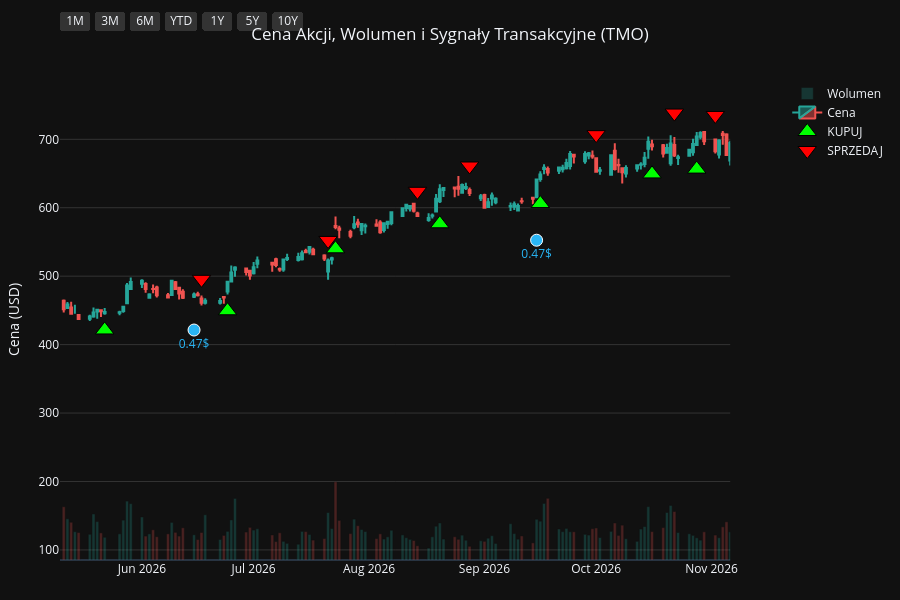
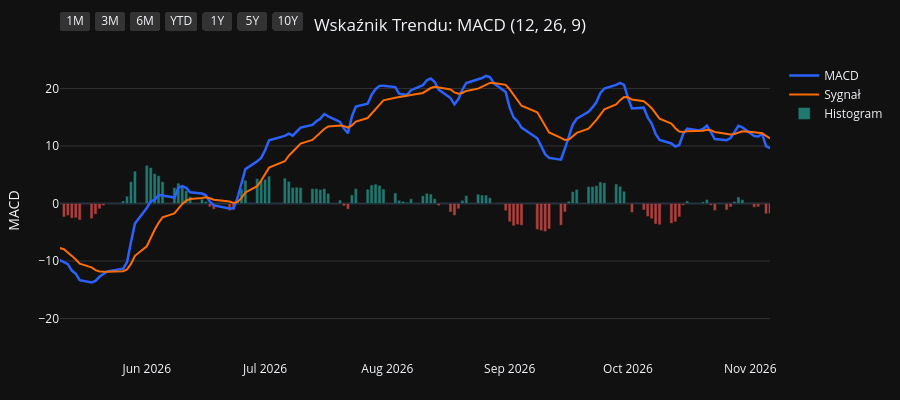
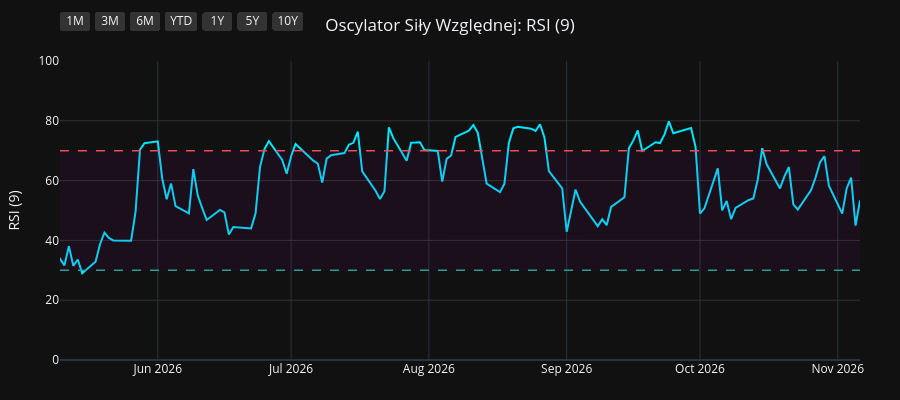
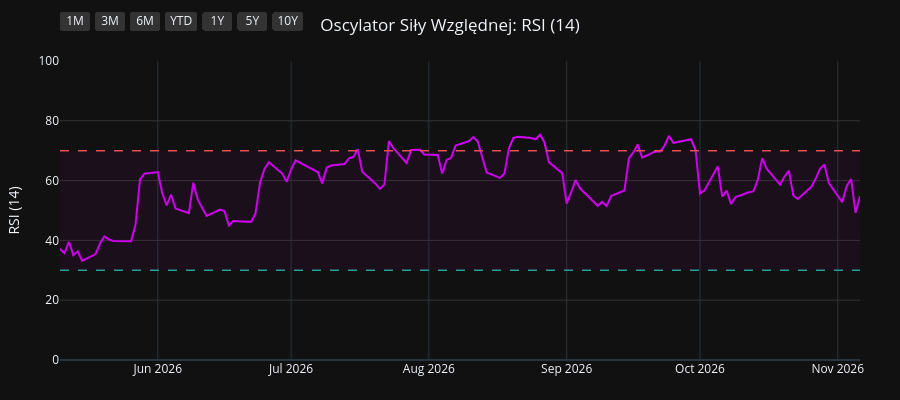

Notebook code cell kept with these figures, in order:
### Code cell
import os
import yfinance as yf
import pandas as pd
import pandas_ta as ta
import plotly.graph_objects as go
from plotly.subplots import make_subplots

# 1. Pobranie i przygotowanie danych
symbol = os.environ.get("STOCK_TICKER", "").strip().upper()
if not symbol:
    raise RuntimeError("Set STOCK_TICKER before running price_extractor.ipynb")
df = yf.Ticker(symbol).history(period="10y")
df.index = df.index.tz_localize(None)

# Wskaźniki i sygnały
df.ta.macd(fast=12, slow=26, signal=9, append=True)
df.ta.rsi(length=9, append=True)
df.ta.rsi(length=14, append=True)
df.ta.rsi(length=21, append=True)
df.dropna(inplace=True)

macd = df['MACD_12_26_9']
signal = df['MACDs_12_26_9']
wczorajszy_macd = macd.shift(1)
wczorajszy_signal = signal.shift(1)

df['Decyzja'] = 'BRAK'
df.loc[(macd > signal) & (wczorajszy_macd <= wczorajszy_signal), 'Decyzja'] = 'KUPUJ'
df.loc[(macd < signal) & (wczorajszy_macd >= wczorajszy_signal), 'Decyzja'] = 'SPRZEDAJ'

df_kupuj = df[df['Decyzja'] == 'KUPUJ']
df_sprzedaj = df[df['Decyzja'] == 'SPRZEDAJ']
df_dywidendy = df[df['Dividends'] > 0]
df_splity = df[df['Stock Splits'] > 0]

# Wspólna konfiguracja osi X
konfiguracja_osi_x = dict(
    type="date",
    showspikes=True, spikemode="across", spikesnap="cursor", spikedash="dot", spikecolor="#ffffff", spikethickness=1, hoverformat="%Y-%m-%d",
    rangeselector=dict(
        buttons=list([
            dict(count=1, label="1M", step="month", stepmode="backward"),
            dict(count=3, label="3M", step="month", stepmode="backward"),
            dict(count=6, label="6M", step="month", stepmode="backward"),
            dict(count=1, label="YTD", step="year", stepmode="todate"),
            dict(count=1, label="1Y", step="year", stepmode="backward"),
            dict(count=5, label="5Y", step="year", stepmode="backward"),
            dict(step="all", label="10Y")
        ]),
        bgcolor="#333333", activecolor="#2962ff", x=0, y=1.1
    )
)

# ==========================================
# WYKRES 1: CENA + WOLUMEN + SYGNAŁY
# ==========================================
fig1 = make_subplots(specs=[[{"secondary_y": True}]])

kolory_wolumenu = ['#26a69a' if row['Close'] >= row['Open'] else '#ef5350' for index, row in df.iterrows()]
fig1.add_trace(go.Bar(x=df.index, y=df['Volume'], marker_color=kolory_wolumenu, opacity=0.25, name='Wolumen'), secondary_y=True)
fig1.add_trace(go.Candlestick(x=df.index, open=df['Open'], high=df['High'], low=df['Low'], close=df['Close'], name='Cena', increasing_line_color='#26a69a', decreasing_line_color='#ef5350'), secondary_y=False)
fig1.add_trace(go.Scatter(x=df_kupuj.index, y=df_kupuj['Low'] * 0.95, customdata=df_kupuj[['Low', 'High']], mode='markers', marker=dict(symbol='triangle-up', size=16, color='#00ff00', line=dict(width=1, color='black')), name='KUPUJ', hovertemplate='KUPUJ<br>Najniższa: %{customdata[0]:.2f}<br>Najwyższa: %{customdata[1]:.2f}<extra></extra>'), secondary_y=False)
fig1.add_trace(go.Scatter(x=df_sprzedaj.index, y=df_sprzedaj['High'] * 1.05, customdata=df_sprzedaj[['Low', 'High']], mode='markers', marker=dict(symbol='triangle-down', size=16, color='#ff0000', line=dict(width=1, color='black')), name='SPRZEDAJ', hovertemplate='SPRZEDAJ<br>Najniższa: %{customdata[0]:.2f}<br>Najwyższa: %{customdata[1]:.2f}<extra></extra>'), secondary_y=False)

if not df_dywidendy.empty:
    fig1.add_trace(go.Scatter(x=df_dywidendy.index, y=df_dywidendy['Low'] * 0.90, mode='markers+text', marker=dict(symbol='circle', size=12, color='#29b6f6', line=dict(width=1, color='white')), text=df_dywidendy['Dividends'].apply(lambda x: f"{x}$"), textposition="bottom center", name='Dywidenda', showlegend=False, hovertemplate='Dywidenda: %{text}<extra></extra>', textfont=dict(color="#29b6f6")), secondary_y=False)
if not df_splity.empty:
                    fig1.add_trace(go.Scatter(x=df_splity.index, y=df_splity['High'], mode='markers+text', marker=dict(symbol='star', size=16, color='#ffee58', line=dict(width=1, color='black')), text=df_splity['Stock Splits'].apply(lambda x: f"{x:g}:1" if x >= 1 else f"1:{1 / x:g}"), textposition="top center", name='Split', hovertemplate='%{text}<extra></extra>', textfont=dict(color="#ffee58")), secondary_y=False)

fig1.update_layout(title=dict(text=f"Cena Akcji, Wolumen i Sygnały Transakcyjne ({symbol})", x=0.5, xanchor='center'), dragmode='pan', xaxis_rangeslider_visible=False, template='plotly_dark', height=600, hovermode='x unified', margin=dict(l=60, r=40, t=60, b=40))
fig1.update_xaxes(**konfiguracja_osi_x)
fig1.update_xaxes(range=[df.index.max() - pd.Timedelta(days=180), df.index.max()])
fig1.update_yaxes(title_text="Cena (USD)", secondary_y=False, gridcolor='#333333')
fig1.update_yaxes(range=[0, df['Volume'].max() * 4], showgrid=False, showticklabels=False, secondary_y=True)
fig1.show(config={'scrollZoom': True})

# ==========================================
# WYKRES 2: WSKAŹNIK MACD
# ==========================================
fig2 = go.Figure()
fig2.add_trace(go.Scatter(x=df.index, y=df['MACD_12_26_9'], line=dict(color='#2962ff', width=2.5), name='MACD'))
fig2.add_trace(go.Scatter(x=df.index, y=df['MACDs_12_26_9'], line=dict(color='#ff6d00', width=2), name='Sygnał'))
kolory_macd = ['#26a69a' if val >= 0 else '#ef5350' for val in df['MACDh_12_26_9']]
fig2.add_trace(go.Bar(x=df.index, y=df['MACDh_12_26_9'], marker_color=kolory_macd, name='Histogram', opacity=0.7))
fig2.update_layout(title=dict(text="Wskaźnik Trendu: MACD (12, 26, 9)", x=0.5, xanchor='center'), dragmode='pan', xaxis_rangeslider_visible=False, template='plotly_dark', height=400, hovermode='x unified', margin=dict(l=60, r=40, t=60, b=40))
fig2.update_xaxes(**konfiguracja_osi_x)
fig2.update_xaxes(range=[df.index.max() - pd.Timedelta(days=180), df.index.max()])
fig2.update_yaxes(title_text="MACD", gridcolor='#333333')
fig2.show(config={'scrollZoom': True})

# ==========================================
# WYKRES 3: OSCYLATOR RSI (9)
# ==========================================
fig3 = go.Figure()
fig3.add_trace(go.Scatter(x=df.index, y=df['RSI_9'], line=dict(color='#00e5ff', width=2), name='RSI (9)'))
fig3.add_hline(y=70, line_dash="dash", line_color="#ef5350", line_width=1.5)
fig3.add_hline(y=30, line_dash="dash", line_color="#26a69a", line_width=1.5)
fig3.add_hrect(y0=30, y1=70, line_width=0, fillcolor="purple", opacity=0.1)
fig3.update_layout(title=dict(text="Oscylator Siły Względnej: RSI (9)", x=0.5, xanchor='center'), dragmode='pan', xaxis_rangeslider_visible=False, template='plotly_dark', height=400, hovermode='x unified', margin=dict(l=60, r=40, t=60, b=40))
fig3.update_xaxes(**konfiguracja_osi_x)
fig3.update_xaxes(range=[df.index.max() - pd.Timedelta(days=180), df.index.max()])
fig3.update_yaxes(title_text="RSI (9)", range=[0, 100], gridcolor='#333333')
fig3.show(config={'scrollZoom': True})

# ==========================================
# WYKRES 4: OSCYLATOR RSI (14)
# ==========================================
fig4 = go.Figure()
fig4.add_trace(go.Scatter(x=df.index, y=df['RSI_14'], line=dict(color='#d500f9', width=2), name='RSI (14)'))
fig4.add_hline(y=70, line_dash="dash", line_color="#ef5350", line_width=1.5)
fig4.add_hline(y=30, line_dash="dash", line_color="#26a69a", line_width=1.5)
fig4.add_hrect(y0=30, y1=70, line_width=0, fillcolor="purple", opacity=0.1)
fig4.update_layout(title=dict(text="Oscylator Siły Względnej: RSI (14)", x=0.5, xanchor='center'), dragmode='pan', xaxis_rangeslider_visible=False, template='plotly_dark', height=400, hovermode='x unified', margin=dict(l=60, r=40, t=60, b=40))
fig4.update_xaxes(**konfiguracja_osi_x)
fig4.update_xaxes(range=[df.index.max() - pd.Timedelta(days=180), df.index.max()])
fig4.update_yaxes(title_text="RSI (14)", range=[0, 100], gridcolor='#333333')
fig4.show(config={'scrollZoom': True})

# ==========================================
# WYKRES 5: OSCYLATOR RSI (21)
# ==========================================
fig5 = go.Figure()
fig5.add_trace(go.Scatter(x=df.index, y=df['RSI_21'], line=dict(color='#64dd17', width=2), name='RSI (21)'))
fig5.add_hline(y=70, line_dash="dash", line_color="#ef5350", line_width=1.5)
fig5.add_hline(y=30, line_dash="dash", line_color="#26a69a", line_width=1.5)
fig5.add_hrect(y0=30, y1=70, line_width=0, fillcolor="purple", opacity=0.1)
fig5.update_layout(title=dict(text="Oscylator Siły Względnej: RSI (21)", x=0.5, xanchor='center'), dragmode='pan', xaxis_rangeslider_visible=False, template='plotly_dark', height=400, hovermode='x unified', margin=dict(l=60, r=40, t=60, b=40))
fig5.update_xaxes(**konfiguracja_osi_x)
fig5.update_xaxes(range=[df.index.max() - pd.Timedelta(days=180), df.index.max()])
fig5.update_yaxes(title_text="RSI (21)", range=[0, 100], gridcolor='#333333')
fig5.show(config={'scrollZoom': True})

### Figure 1 — Plotly figure (JSON) as saved in the notebook; plotly's stock layout.template omitted (floating-point values rounded to 4 significant figures; data arrays with more than 128 entries replaced by an {"elided": "..."} marker saying what was removed)
{"data": [{"marker": {"color": {"elided": "2478 str values"}}, "name": "Wolumen", "opacity": 0.25, "type": "bar", "x": {"elided": "2478 str values"}, "xaxis": "x", "y": {"elided": "2478 int values"}, "yaxis": "y2"}, {"close": {"elided": "2478 float values"}, "decreasing": {"line": {"color": "#ef5350"}}, "high": {"elided": "2478 float values"}, "increasing": {"line": {"color": "#26a69a"}}, "low": {"elided": "2478 float values"}, "name": "Cena", "open": {"elided": "2478 float values"}, "type": "candlestick", "x": {"elided": "2478 str values"}, "xaxis": "x", "yaxis": "y"}, {"customdata": {"elided": "98x2 float values"}, "hovertemplate": "KUPUJ<br>Najniższa: %{customdata[0]:.2f}<br>Najwyższa: %{customdata[1]:.2f}<extra></extra>", "marker": {"color": "#00ff00", "line": {"color": "black", "width": 1}, "size": 16, "symbol": "triangle-up"}, "mode": "markers", "name": "KUPUJ", "type": "scatter", "x": ["2017-01-31T00:00:00", "2017-04-19T00:00:00", "2017-07-10T00:00:00", "2017-08-22T00:00:00", "2017-10-06T00:00:00", "2017-10-25T00:00:00", "2017-11-22T00:00:00", "2017-12-13T00:00:00", "2018-02-26T00:00:00", "2018-03-08T00:00:00", "2018-03-20T00:00:00", "2018-04-10T00:00:00", "2018-05-11T00:00:00", "2018-05-18T00:00:00", "2018-06-06T00:00:00", "2018-07-09T00:00:00", "2018-08-29T00:00:00", "2018-09-14T00:00:00", "2018-09-21T00:00:00", "2018-09-27T00:00:00", "2018-10-01T00:00:00", "2018-10-30T00:00:00", "2018-11-27T00:00:00", "2019-01-07T00:00:00", "2019-03-15T00:00:00", "2019-05-01T00:00:00", "2019-05-24T00:00:00", "2019-06-05T00:00:00", "2019-08-19T00:00:00", "2019-10-23T00:00:00", "2019-11-14T00:00:00", "2019-12-20T00:00:00", "2020-01-15T00:00:00", "2020-02-11T00:00:00", "2020-03-30T00:00:00", "2020-06-02T00:00:00", "2020-06-23T00:00:00", "2020-06-30T00:00:00", "2020-08-03T00:00:00", "2020-09-02T00:00:00", "2020-09-15T00:00:00", "2020-09-30T00:00:00", "2020-11-04T00:00:00", "2020-12-03T00:00:00", "2021-01-04T00:00:00", "2021-03-12T00:00:00", "2021-05-25T00:00:00", "2021-06-10T00:00:00", "2021-07-30T00:00:00", "2021-08-17T00:00:00", "2021-09-02T00:00:00", "2021-09-17T00:00:00", "2021-10-20T00:00:00", "2021-12-15T00:00:00", "2022-02-01T00:00:00", "2022-03-01T00:00:00", "2022-05-17T00:00:00", "2022-06-24T00:00:00", "2022-07-21T00:00:00", "2022-09-12T00:00:00", "2022-10-04T00:00:00", "2022-10-17T00:00:00", "2022-10-25T00:00:00", "2022-11-10T00:00:00", "2023-01-04T00:00:00", "2023-01-10T00:00:00", "2023-03-08T00:00:00", "2023-03-14T00:00:00", "2023-05-26T00:00:00", "2023-06-01T00:00:00", "2023-07-05T00:00:00", "2023-07-11T00:00:00", "2023-08-29T00:00:00", "2023-10-04T00:00:00", "2023-11-03T00:00:00", "2024-01-30T00:00:00", "2024-02-23T00:00:00", "2024-04-24T00:00:00", "2024-07-12T00:00:00", "2024-11-08T00:00:00", "2024-11-27T00:00:00", "2025-03-10T00:00:00", "2025-03-17T00:00:00", "2025-04-23T00:00:00", "2025-07-23T00:00:00", "2025-08-14T00:00:00", "2025-10-01T00:00:00", "2025-11-12T00:00:00", "2025-12-26T00:00:00", "2026-02-26T00:00:00", "2026-03-23T00:00:00", "2026-05-22T00:00:00", "2026-06-24T00:00:00", "2026-07-23T00:00:00", "2026-08-20T00:00:00", "2026-09-16T00:00:00", "2026-10-16T00:00:00", "2026-10-28T00:00:00"], "xaxis": "x", "y": [135.0, 141.5, 163.7, 161.3, 177.9, 182.6, 178.1, 175.7, 195.9, 194.8, 196.7, 196.7, 198.1, 196.1, 199.0, 192.8, 220.8, 224.6, 225.5, 225.5, 228.0, 212.2, 220.5, 206.5, 243.9, 255.0, 252.9, 251.4, 257.1, 270.4, 275.8, 302.3, 310.6, 312.5, 258.1, 323.6, 329.8, 326.6, 389.7, 401.8, 404.8, 406.6, 466.6, 440.8, 432.1, 418.4, 431.8, 418.9, 497.4, 516.8, 524.2, 539.4, 561.9, 593.3, 543.6, 504.8, 510.1, 504.0, 521.1, 532.3, 496.7, 478.0, 473.7, 475.1, 521.1, 514.0, 512.2, 512.1, 490.3, 477.8, 487.2, 484.5, 512.4, 466.5, 424.9, 526.8, 528.0, 532.5, 509.9, 517.9, 485.8, 496.0, 486.3, 405.7, 440.3, 453.3, 461.0, 551.0, 546.5, 483.2, 451.1, 421.4, 449.5, 540.0, 576.6, 606.1, 649.4, 656.5], "yaxis": "y"}, {"customdata": {"elided": "99x2 float values"}, "hovertemplate": "SPRZEDAJ<br>Najniższa: %{customdata[0]:.2f}<br>Najwyższa: %{customdata[1]:.2f}<extra></extra>", "marker": {"color": "#ff0000", "line": {"color": "black", "width": 1}, "size": 16, "symbol": "triangle-down"}, "mode": "markers", "name": "SPRZEDAJ", "type": "scatter", "x": ["2017-01-20T00:00:00", "2017-02-28T00:00:00", "2017-05-18T00:00:00", "2017-07-26T00:00:00", "2017-09-20T00:00:00", "2017-10-12T00:00:00", "2017-10-30T00:00:00", "2017-12-04T00:00:00", "2018-02-05T00:00:00", "2018-02-28T00:00:00", "2018-03-19T00:00:00", "2018-03-22T00:00:00", "2018-04-26T00:00:00", "2018-05-16T00:00:00", "2018-05-29T00:00:00", "2018-06-18T00:00:00", "2018-08-10T00:00:00", "2018-09-04T00:00:00", "2018-09-17T00:00:00", "2018-09-26T00:00:00", "2018-09-28T00:00:00", "2018-10-04T00:00:00", "2018-11-20T00:00:00", "2018-12-07T00:00:00", "2019-03-06T00:00:00", "2019-04-15T00:00:00", "2019-05-08T00:00:00", "2019-05-29T00:00:00", "2019-07-09T00:00:00", "2019-09-24T00:00:00", "2019-11-07T00:00:00", "2019-12-17T00:00:00", "2019-12-27T00:00:00", "2020-01-24T00:00:00", "2020-02-24T00:00:00", "2020-05-04T00:00:00", "2020-06-09T00:00:00", "2020-06-24T00:00:00", "2020-07-31T00:00:00", "2020-08-04T00:00:00", "2020-09-03T00:00:00", "2020-09-21T00:00:00", "2020-10-29T00:00:00", "2020-11-10T00:00:00", "2020-12-16T00:00:00", "2021-01-27T00:00:00", "2021-04-29T00:00:00", "2021-06-01T00:00:00", "2021-07-14T00:00:00", "2021-08-02T00:00:00", "2021-08-18T00:00:00", "2021-09-13T00:00:00", "2021-09-29T00:00:00", "2021-11-09T00:00:00", "2022-01-03T00:00:00", "2022-02-14T00:00:00", "2022-04-12T00:00:00", "2022-06-09T00:00:00", "2022-07-13T00:00:00", "2022-08-18T00:00:00", "2022-09-15T00:00:00", "2022-10-11T00:00:00", "2022-10-20T00:00:00", "2022-11-07T00:00:00", "2022-12-15T00:00:00", "2023-01-06T00:00:00", "2023-01-26T00:00:00", "2023-03-13T00:00:00", "2023-04-20T00:00:00", "2023-05-30T00:00:00", "2023-06-28T00:00:00", "2023-07-07T00:00:00", "2023-08-03T00:00:00", "2023-09-07T00:00:00", "2023-10-12T00:00:00", "2024-01-05T00:00:00", "2024-01-31T00:00:00", "2024-03-15T00:00:00", "2024-05-24T00:00:00", "2024-08-12T00:00:00", "2024-11-11T00:00:00", "2025-02-06T00:00:00", "2025-03-11T00:00:00", "2025-03-28T00:00:00", "2025-07-18T00:00:00", "2025-08-06T00:00:00", "2025-08-26T00:00:00", "2025-10-30T00:00:00", "2025-11-13T00:00:00", "2026-01-28T00:00:00", "2026-03-12T00:00:00", "2026-04-23T00:00:00", "2026-06-17T00:00:00", "2026-07-21T00:00:00", "2026-08-14T00:00:00", "2026-08-28T00:00:00", "2026-10-01T00:00:00", "2026-10-22T00:00:00", "2026-11-02T00:00:00"], "xaxis": "x", "y": [148.3, 162.7, 177.2, 180.9, 194.8, 198.4, 197.6, 195.9, 224.8, 218.9, 218.1, 217.9, 221.5, 217.7, 218.2, 219.5, 239.2, 245.3, 245.6, 251.7, 251.4, 253.3, 241.8, 249.7, 261.7, 289.3, 281.9, 273.6, 306.4, 302.6, 304.9, 332.8, 337.8, 348.2, 336.3, 341.4, 363.4, 367.2, 427.8, 432.5, 453.2, 440.3, 495.8, 499.9, 484.1, 517.8, 496.1, 486.9, 534.8, 563.2, 575.2, 595.2, 606.5, 646.5, 687.9, 589.0, 606.8, 571.9, 544.1, 620.7, 581.9, 526.6, 520.9, 518.7, 582.9, 576.8, 600.4, 572.3, 589.7, 546.7, 531.4, 539.8, 574.4, 559.8, 515.6, 562.7, 589.0, 608.8, 612.2, 624.7, 577.6, 609.4, 549.6, 536.1, 447.3, 487.7, 513.8, 591.8, 626.2, 649.8, 514.8, 499.3, 495.4, 552.3, 624.0, 661.0, 706.8, 738.4, 734.9], "yaxis": "y"}, {"hovertemplate": "Dywidenda: %{text}<extra></extra>", "marker": {"color": "#29b6f6", "line": {"color": "white", "width": 1}, "size": 12, "symbol": "circle"}, "mode": "markers+text", "name": "Dywidenda", "showlegend": false, "text": ["0.15$", "0.15$", "0.15$", "0.15$", "0.17$", "0.17$", "0.17$", "0.17$", "0.19$", "0.19$", "0.19$", "0.19$", "0.22$", "0.22$", "0.22$", "0.22$", "0.26$", "0.26$", "0.26$", "0.26$", "0.3$", "0.3$", "0.3$", "0.3$", "0.35$", "0.35$", "0.35$", "0.35$", "0.39$", "0.39$", "0.39$", "0.39$", "0.43$", "0.43$", "0.43$", "0.43$", "0.47$", "0.47$", "0.47$"], "textfont": {"color": "#29b6f6"}, "textposition": "bottom center", "type": "scatter", "x": ["2017-03-13T00:00:00", "2017-06-13T00:00:00", "2017-09-14T00:00:00", "2017-12-14T00:00:00", "2018-03-14T00:00:00", "2018-06-14T00:00:00", "2018-09-14T00:00:00", "2018-12-14T00:00:00", "2019-03-14T00:00:00", "2019-06-13T00:00:00", "2019-09-16T00:00:00", "2019-12-16T00:00:00", "2020-03-13T00:00:00", "2020-06-12T00:00:00", "2020-09-14T00:00:00", "2020-12-14T00:00:00", "2021-03-15T00:00:00", "2021-06-14T00:00:00", "2021-09-14T00:00:00", "2021-12-14T00:00:00", "2022-03-15T00:00:00", "2022-06-14T00:00:00", "2022-09-14T00:00:00", "2022-12-14T00:00:00", "2023-03-14T00:00:00", "2023-06-14T00:00:00", "2023-09-14T00:00:00", "2023-12-14T00:00:00", "2024-03-14T00:00:00", "2024-06-14T00:00:00", "2024-09-13T00:00:00", "2024-12-13T00:00:00", "2025-03-14T00:00:00", "2025-06-13T00:00:00", "2025-09-15T00:00:00", "2025-12-15T00:00:00", "2026-03-13T00:00:00", "2026-06-15T00:00:00", "2026-09-15T00:00:00"], "xaxis": "x", "y": [138.2, 152.1, 166.5, 165.4, 187.2, 189.4, 212.8, 204.3, 228.3, 250.3, 259.4, 283.5, 240.7, 292.5, 383.4, 412.8, 395.1, 410.9, 497.2, 554.2, 479.3, 446.8, 491.3, 501.4, 485.1, 462.0, 451.5, 463.9, 518.8, 506.2, 543.2, 462.5, 455.4, 359.8, 422.2, 507.7, 416.7, 421.3, 552.6], "yaxis": "y"}], "layout": {"dragmode": "pan", "height": 600, "hovermode": "x unified", "margin": {"b": 40, "l": 60, "r": 40, "t": 60}, "title": {"text": "Cena Akcji, Wolumen i Sygnały Transakcyjne (TMO)", "x": 0.5, "xanchor": "center"}, "xaxis": {"anchor": "y", "domain": [0.0, 0.94], "hoverformat": "%Y-%m-%d", "range": ["2026-05-10T00:00:00", "2026-11-06T00:00:00"], "rangeselector": {"activecolor": "#2962ff", "bgcolor": "#333333", "buttons": [{"count": 1, "label": "1M", "step": "month", "stepmode": "backward"}, {"count": 3, "label": "3M", "step": "month", "stepmode": "backward"}, {"count": 6, "label": "6M", "step": "month", "stepmode": "backward"}, {"count": 1, "label": "YTD", "step": "year", "stepmode": "todate"}, {"count": 1, "label": "1Y", "step": "year", "stepmode": "backward"}, {"count": 5, "label": "5Y", "step": "year", "stepmode": "backward"}, {"label": "10Y", "step": "all"}], "x": 0, "y": 1.1}, "rangeslider": {"visible": false}, "showspikes": true, "spikecolor": "#ffffff", "spikedash": "dot", "spikemode": "across", "spikesnap": "cursor", "spikethickness": 1, "type": "date"}, "yaxis": {"anchor": "x", "domain": [0.0, 1.0], "gridcolor": "#333333", "title": {"text": "Cena (USD)"}}, "yaxis2": {"anchor": "x", "overlaying": "y", "range": [0, 35713200], "showgrid": false, "showticklabels": false, "side": "right"}}}

### Figure 2 — Plotly figure (JSON) as saved in the notebook; plotly's stock layout.template omitted (floating-point values rounded to 4 significant figures; data arrays with more than 128 entries replaced by an {"elided": "..."} marker saying what was removed)
{"data": [{"line": {"color": "#2962ff", "width": 2.5}, "name": "MACD", "type": "scatter", "x": {"elided": "2478 str values"}, "y": {"elided": "2478 float values"}}, {"line": {"color": "#ff6d00", "width": 2}, "name": "Sygnał", "type": "scatter", "x": {"elided": "2478 str values"}, "y": {"elided": "2478 float values"}}, {"marker": {"color": {"elided": "2478 str values"}}, "name": "Histogram", "opacity": 0.7, "type": "bar", "x": {"elided": "2478 str values"}, "y": {"elided": "2478 float values"}}], "layout": {"dragmode": "pan", "height": 400, "hovermode": "x unified", "margin": {"b": 40, "l": 60, "r": 40, "t": 60}, "title": {"text": "Wskaźnik Trendu: MACD (12, 26, 9)", "x": 0.5, "xanchor": "center"}, "xaxis": {"hoverformat": "%Y-%m-%d", "range": ["2026-05-10T00:00:00", "2026-11-06T00:00:00"], "rangeselector": {"activecolor": "#2962ff", "bgcolor": "#333333", "buttons": [{"count": 1, "label": "1M", "step": "month", "stepmode": "backward"}, {"count": 3, "label": "3M", "step": "month", "stepmode": "backward"}, {"count": 6, "label": "6M", "step": "month", "stepmode": "backward"}, {"count": 1, "label": "YTD", "step": "year", "stepmode": "todate"}, {"count": 1, "label": "1Y", "step": "year", "stepmode": "backward"}, {"count": 5, "label": "5Y", "step": "year", "stepmode": "backward"}, {"label": "10Y", "step": "all"}], "x": 0, "y": 1.1}, "rangeslider": {"visible": false}, "showspikes": true, "spikecolor": "#ffffff", "spikedash": "dot", "spikemode": "across", "spikesnap": "cursor", "spikethickness": 1, "type": "date"}, "yaxis": {"gridcolor": "#333333", "title": {"text": "MACD"}}}}

### Figure 3 — Plotly figure (JSON) as saved in the notebook; plotly's stock layout.template omitted (floating-point values rounded to 4 significant figures; data arrays with more than 128 entries replaced by an {"elided": "..."} marker saying what was removed)
{"data": [{"line": {"color": "#00e5ff", "width": 2}, "name": "RSI (9)", "type": "scatter", "x": {"elided": "2478 str values"}, "y": {"elided": "2478 float values"}}], "layout": {"dragmode": "pan", "height": 400, "hovermode": "x unified", "margin": {"b": 40, "l": 60, "r": 40, "t": 60}, "shapes": [{"line": {"color": "#ef5350", "dash": "dash", "width": 1.5}, "type": "line", "x0": 0, "x1": 1, "xref": "x domain", "y0": 70, "y1": 70, "yref": "y"}, {"line": {"color": "#26a69a", "dash": "dash", "width": 1.5}, "type": "line", "x0": 0, "x1": 1, "xref": "x domain", "y0": 30, "y1": 30, "yref": "y"}, {"fillcolor": "purple", "line": {"width": 0}, "opacity": 0.1, "type": "rect", "x0": 0, "x1": 1, "xref": "x domain", "y0": 30, "y1": 70, "yref": "y"}], "title": {"text": "Oscylator Siły Względnej: RSI (9)", "x": 0.5, "xanchor": "center"}, "xaxis": {"hoverformat": "%Y-%m-%d", "range": ["2026-05-10T00:00:00", "2026-11-06T00:00:00"], "rangeselector": {"activecolor": "#2962ff", "bgcolor": "#333333", "buttons": [{"count": 1, "label": "1M", "step": "month", "stepmode": "backward"}, {"count": 3, "label": "3M", "step": "month", "stepmode": "backward"}, {"count": 6, "label": "6M", "step": "month", "stepmode": "backward"}, {"count": 1, "label": "YTD", "step": "year", "stepmode": "todate"}, {"count": 1, "label": "1Y", "step": "year", "stepmode": "backward"}, {"count": 5, "label": "5Y", "step": "year", "stepmode": "backward"}, {"label": "10Y", "step": "all"}], "x": 0, "y": 1.1}, "rangeslider": {"visible": false}, "showspikes": true, "spikecolor": "#ffffff", "spikedash": "dot", "spikemode": "across", "spikesnap": "cursor", "spikethickness": 1, "type": "date"}, "yaxis": {"gridcolor": "#333333", "range": [0, 100], "title": {"text": "RSI (9)"}}}}

### Figure 4 — Plotly figure (JSON) as saved in the notebook; plotly's stock layout.template omitted (floating-point values rounded to 4 significant figures; data arrays with more than 128 entries replaced by an {"elided": "..."} marker saying what was removed)
{"data": [{"line": {"color": "#d500f9", "width": 2}, "name": "RSI (14)", "type": "scatter", "x": {"elided": "2478 str values"}, "y": {"elided": "2478 float values"}}], "layout": {"dragmode": "pan", "height": 400, "hovermode": "x unified", "margin": {"b": 40, "l": 60, "r": 40, "t": 60}, "shapes": [{"line": {"color": "#ef5350", "dash": "dash", "width": 1.5}, "type": "line", "x0": 0, "x1": 1, "xref": "x domain", "y0": 70, "y1": 70, "yref": "y"}, {"line": {"color": "#26a69a", "dash": "dash", "width": 1.5}, "type": "line", "x0": 0, "x1": 1, "xref": "x domain", "y0": 30, "y1": 30, "yref": "y"}, {"fillcolor": "purple", "line": {"width": 0}, "opacity": 0.1, "type": "rect", "x0": 0, "x1": 1, "xref": "x domain", "y0": 30, "y1": 70, "yref": "y"}], "title": {"text": "Oscylator Siły Względnej: RSI (14)", "x": 0.5, "xanchor": "center"}, "xaxis": {"hoverformat": "%Y-%m-%d", "range": ["2026-05-10T00:00:00", "2026-11-06T00:00:00"], "rangeselector": {"activecolor": "#2962ff", "bgcolor": "#333333", "buttons": [{"count": 1, "label": "1M", "step": "month", "stepmode": "backward"}, {"count": 3, "label": "3M", "step": "month", "stepmode": "backward"}, {"count": 6, "label": "6M", "step": "month", "stepmode": "backward"}, {"count": 1, "label": "YTD", "step": "year", "stepmode": "todate"}, {"count": 1, "label": "1Y", "step": "year", "stepmode": "backward"}, {"count": 5, "label": "5Y", "step": "year", "stepmode": "backward"}, {"label": "10Y", "step": "all"}], "x": 0, "y": 1.1}, "rangeslider": {"visible": false}, "showspikes": true, "spikecolor": "#ffffff", "spikedash": "dot", "spikemode": "across", "spikesnap": "cursor", "spikethickness": 1, "type": "date"}, "yaxis": {"gridcolor": "#333333", "range": [0, 100], "title": {"text": "RSI (14)"}}}}
